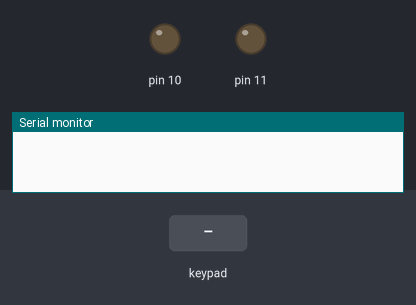
Bench run of a sketch on a simulated Arduino Uno, built with avr-gcc and run on an emulated ATmega328P. Shown: output pins drawn as LEDs (lit = HIGH), the last lines printed to the serial monitor. The test bench sets the inputs (shaded band).

Above: at 0.1 s.
At 1.5 s:
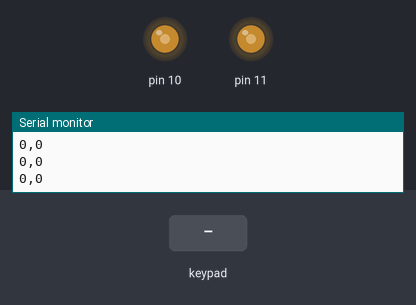
1.6 s: key 'U' pressed
3.1 s: key 'D' pressed
4.6 s: key 'L' pressed
Timing chart, 0 to 7.6 s (numbered marks = the images above; inputs shaded):
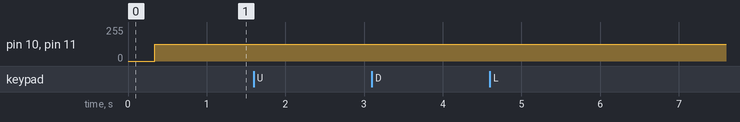

The sketch:

BoatFAce.ino
```cpp
#include <Wire.h>

#include <SoftwareSerial.h>


#include <PS2X_lib.h>  //for v1.6

/******************************************************************
 * set pins connected to PS2 controller:
 *   - 1e column: original
 *   - 2e colmun: Stef?
 * replace pin numbers by the ones you use
 ******************************************************************/
#define PS2_DAT        7  //14
#define PS2_CMD        6  //15
#define PS2_SEL        5  //16
#define PS2_CLK        4  //17


#define pressures   true
#define rumble      true

PS2X ps2x; // create PS2 Controller Class

int error = 0;
byte type = 0;
byte vibrate = 0;

void setup(){
  Serial.begin(57600);
  Wire.begin();
  delay(300);  //added delay to give wireless ps2 module some time to startup, before configuring it


  //setup pins and settings: GamePad(clock, command, attention, data, Pressures?, Rumble?) check for error
  error = ps2x.config_gamepad(PS2_CLK, PS2_CMD, PS2_SEL, PS2_DAT, pressures, rumble);

  if(error == 0){
    Serial.print("Found Controller, configured successful ");
    Serial.print("pressures = ");
	if (pressures)
	  Serial.println("true ");
	else
	  Serial.println("false");
	Serial.print("rumble = ");
	if (rumble)
	  Serial.println("true)");
	else
	  Serial.println("false");
    Serial.println("Try out all the buttons, X will vibrate the controller, faster as you press harder;");
    Serial.println("holding L1 or R1 will print out the analog stick values.");
    Serial.println("Note: Go to www.billporter.info for updates and to report bugs.");
  }
  else if(error == 1)
    Serial.println("No controller found, check wiring, see readme.txt to enable debug. visit www.billporter.info for troubleshooting tips");
  else if(error == 2)
    Serial.println("Controller found but not accepting commands. see readme.txt to enable debug. Visit www.billporter.info for troubleshooting tips");
  else if(error == 3)
    Serial.println("Controller refusing to enter Pressures mode, may not support it. ");

//  Serial.print(ps2x.Analog(1), HEX);

  type = ps2x.readType();
  switch(type) {
    case 0:
      Serial.print("Unknown Controller type found ");
      break;
    case 1:
      Serial.print("DualShock Controller found ");
      break;
   }
}

void loop() {
  if(error == 1) //skip loop if no controller found
    return;

    ps2x.read_gamepad(false, vibrate); //read controller and set large motor to spin at 'vibrate' speed

    if(ps2x.Button(PSB_START))         //will be TRUE as long as button is pressed
      Serial.println("Start is being held");
    if(ps2x.Button(PSB_SELECT))
      Serial.println("Select is being held");

    if(ps2x.Button(PSB_PAD_UP)) {      //will be TRUE as long as button is pressed
      Serial.print("Up held this hard: ");
      Serial.println(ps2x.Analog(PSAB_PAD_UP), DEC);
    }
    if(ps2x.Button(PSB_PAD_RIGHT)){
      Serial.print("Right held this hard: ");
      Serial.println(ps2x.Analog(PSAB_PAD_RIGHT), DEC);
    }
    if(ps2x.Button(PSB_PAD_LEFT)){
      Serial.print("LEFT held this hard: ");
      Serial.println(ps2x.Analog(PSAB_PAD_LEFT), DEC);
    }
    if(ps2x.Button(PSB_PAD_DOWN)){
      Serial.print("DOWN held this hard: ");
      Serial.println(ps2x.Analog(PSAB_PAD_DOWN), DEC);
    }

    vibrate = ps2x.Analog(PSAB_CROSS);  //this will set the large motor vibrate speed based on how hard you press the blue (X) button
    if (ps2x.NewButtonState()) {        //will be TRUE if any button changes state (on to off, or off to on)
      if(ps2x.Button(PSB_L3))
        Serial.println("L3 pressed");
      if(ps2x.Button(PSB_R3))
        Serial.println("R3 pressed");
      if(ps2x.Button(PSB_L2))
        Serial.println("L2 pressed");
      if(ps2x.Button(PSB_R2))
        Serial.println("R2 pressed");
      if(ps2x.Button(PSB_TRIANGLE))
        Serial.println("Triangle pressed");
    }

    if(ps2x.ButtonPressed(PSB_CIRCLE))               //will be TRUE if button was JUST pressed
      Serial.println("Circle just pressed");
    if(ps2x.NewButtonState(PSB_CROSS))               //will be TRUE if button was JUST pressed OR released
      Serial.println("X just changed");
    if(ps2x.ButtonReleased(PSB_SQUARE))              //will be TRUE if button was JUST released
      Serial.println("Square just released");

      /*Serial.print("Stick Values:");
      Serial.print(ps2x.Analog(PSS_LY), DEC); //Left stick, Y axis. Other options: LX, RY, RX
      Serial.print(",");
      Serial.print(ps2x.Analog(PSS_LX), DEC);
      Serial.print(",");
      Serial.print(ps2x.Analog(PSS_RY), DEC);
      Serial.print(",");
      Serial.println(ps2x.Analog(PSS_RX), DEC); */


      //code under is from https://www.impulseadventure.com/elec/robot-differential-steering.html
      // OUTPUTS
      int     nMotMixL;           // Motor (left)  mixed output           (-128..+127)
      int     nMotMixR;           // Motor (right) mixed output           (-128..+127)

      // CONFIG
      // - fPivYLimt  : The threshold at which the pivot action starts
      //                This threshold is measured in units on the Y-axis
      //                away from the X-axis (Y=0). A greater value will assign
      //                more of the joystick's range to pivot actions.
      //                Allowable range: (0..+127)
      float fPivYLimit = 32.0;

      // TEMP VARIABLES
      float   nMotPremixL;    // Motor (left)  premixed output        (-128..+127)
      float   nMotPremixR;    // Motor (right) premixed output        (-128..+127)
      int     nPivSpeed;      // Pivot Speed                          (-128..+127)
      float   fPivScale;      // Balance scale b/w drive and pivot    (   0..1   )
      int nJoyX = -(ps2x.Analog(PSS_LX)-128);
      int nJoyY = -(ps2x.Analog(PSS_LY)-127);

      // Calculate Drive Turn output due to Joystick X input
      if (nJoyY >= 0) {
        // Forward
        nMotPremixL = (nJoyX>=0)? 127.0 : (127.0 + nJoyX);
        nMotPremixR = (nJoyX>=0)? (127.0 - nJoyX) : 127.0;
      } else {
        // Reverse
        nMotPremixL = (nJoyX>=0)? (127.0 - nJoyX) : 127.0;
        nMotPremixR = (nJoyX>=0)? 127.0 : (127.0 + nJoyX);
      }

      // Scale Drive output due to Joystick Y input (throttle)
      nMotPremixL = nMotPremixL * nJoyY/128.0;
      nMotPremixR = nMotPremixR * nJoyY/128.0;

      // Now calculate pivot amount
      // - Strength of pivot (nPivSpeed) based on Joystick X input
      // - Blending of pivot vs drive (fPivScale) based on Joystick Y input
      nPivSpeed = nJoyX;
      fPivScale = (abs(nJoyY)>fPivYLimit)? 0.0 : (1.0 - abs(nJoyY)/fPivYLimit);

      // Calculate final mix of Drive and Pivot
      nMotMixL = (1.0-fPivScale)*nMotPremixL + fPivScale*( nPivSpeed);
      nMotMixR = (1.0-fPivScale)*nMotPremixR + fPivScale*(-nPivSpeed);

      float rate;
      if(ps2x.Button(PSB_R2))
        rate = 1.0;//BÆÆMM!!
      else
        rate = 0.5;

      int leftMotor = nMotMixL*rate;
      int rightMotor = nMotMixR*rate;

      Serial.print(leftMotor, DEC);
      Serial.print(",");
      Serial.println(rightMotor, DEC);

      //Wire.beginTransmission(8);
      //Wire.write(leftMotor);
      //Wire.endTransmission();
      int left = leftMotor+127;
      analogWrite(10, constrain(left, 1, 254));

      //Wire.beginTransmission(9);
      //Wire.write(rightMotor);
      //Wire.endTransmission();
      int right = rightMotor+127;
      analogWrite(11, constrain(right, 1, 254));


  delay(50);
}
```
